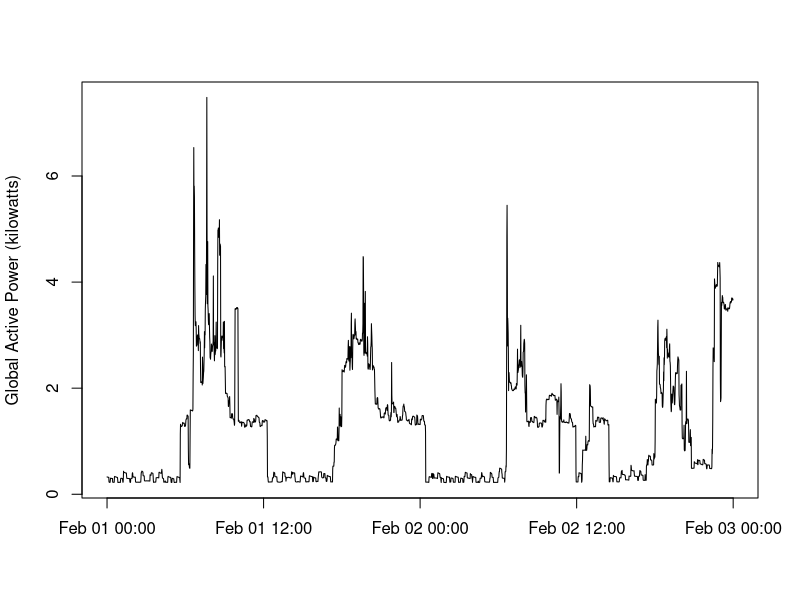

Recreate this plot in R.
library(readr)
library(lubridate)

# Read in data filtered to by only keeping rows within dates
# [2007-02-01:2007-02-02]
data <- read_csv('filtered_data.csv')

# Convert date & time to datetime
date <- ymd_hms(paste(data$Date, data$Time))

png('plot2.png')
plot(date, data$Global_active_power, ylab="Global Active Power (kilowatts)",
     xlab=NA, type='l')
dev.off()

